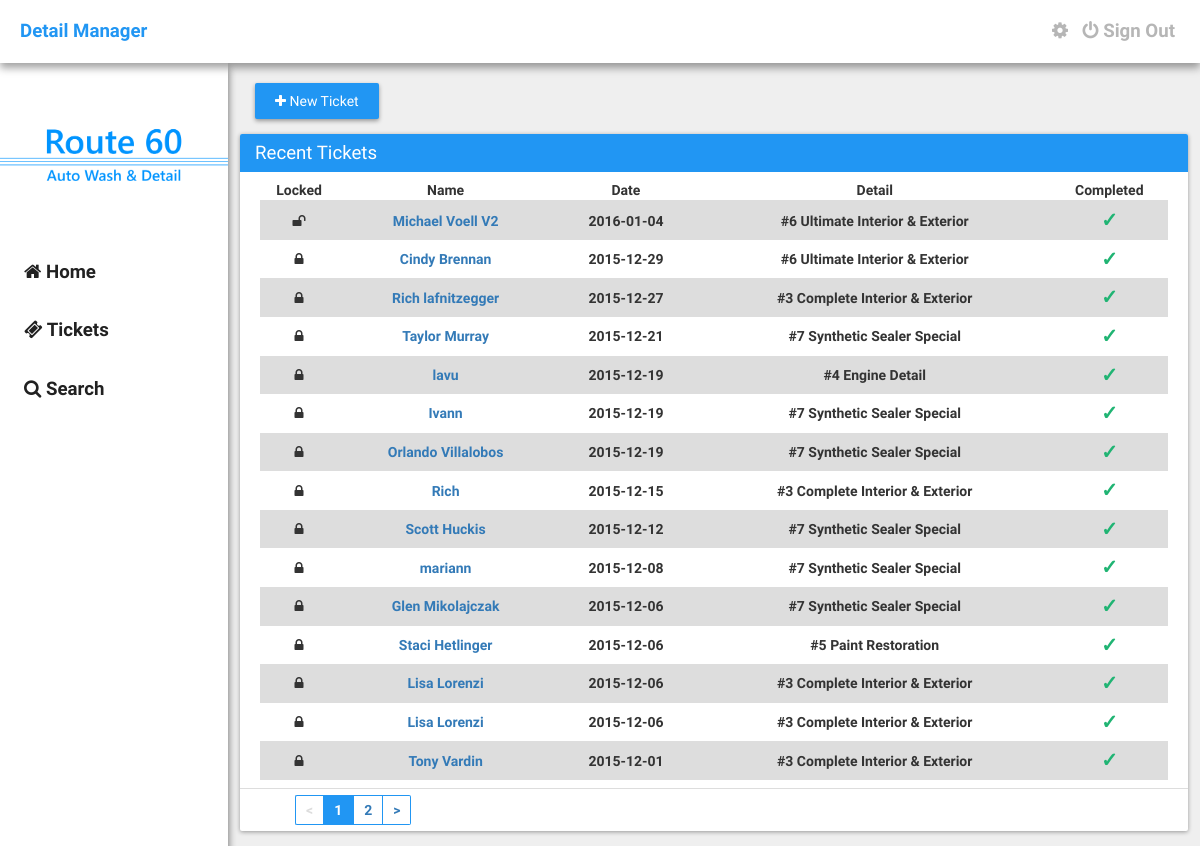
The page /tickets.php (signed in) on the database as committed earlier.
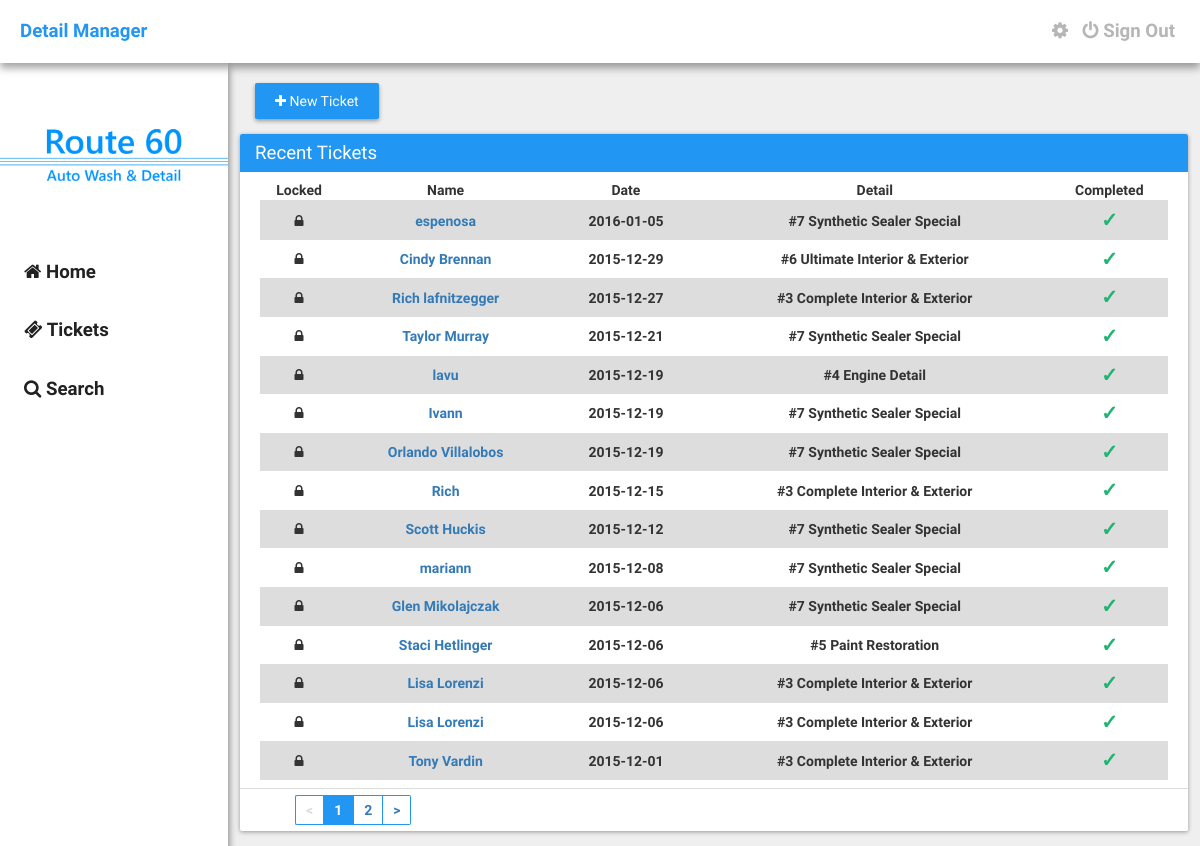
The same page on the database as committed later.
### tables this page shows
CREATE TABLE `detail_tickets` (
  `id` int(11) NOT NULL,
  `locked` int(11) NOT NULL DEFAULT '0',
  `first_name` text NOT NULL,
  `last_name` text NOT NULL,
  `phone_number` varchar(32) NOT NULL,
  `date` date NOT NULL,
  `vehicle_make` text NOT NULL,
  `vehicle_model` text NOT NULL,
  `vehicle_color` text NOT NULL,
  `discount` int(11) NOT NULL,
  `services` varchar(32) NOT NULL,
  `pre_paid_done` varchar(32) NOT NULL,
  `user_id` varchar(32) NOT NULL,
  `ticket_id` varchar(32) NOT NULL,
  `notes` text NOT NULL,
  `ticket_creator` text NOT NULL,
  `engine` varchar(2) NOT NULL DEFAULT '0',
  `wax` varchar(2) NOT NULL DEFAULT '0',
  `mat` varchar(2) NOT NULL DEFAULT '0'
);

### assets/core/init.php (called while the page is built, shortened)
<?php
	$site = "http://".$_SERVER['SERVER_NAME']."";
	require("functions/users.php");
	if(logged_in() === true) {
		$session_user_id = $_SESSION['user_id'];
		$user_data = user_data($session_user_id, 'user_id', 'username', 'password', 'email', 'avatar', 'description', 'power_rank', 'active', 'type', 'dob');
	}

### assets/core/functions/users.php (called while the page is built, shortened)
<?php
	function user_data($user_id) {
		$user_id = (int)$user_id;
		$func_num_args = func_num_args();
		$func_get_args = func_get_args();
		if($func_num_args > 1) {
			unset($func_get_args[0]);
			$fields = '`'.implode('`, `', $func_get_args).'`';
			$data = mysql_fetch_assoc(mysql_query("SELECT $fields FROM `detail_users` WHERE `user_id`='$user_id'"));
			return $data;
		}
	}
	function logged_in() {
		return (isset($_SESSION['user_id'])) ? true : false;
	}
?>

### tickets.php (the view, shortened to what this page needs)
<?php require("./assets/core/init.php"); require("./include/navbar.php"); ?>
<?php
        $tbl_name = "detail_tickets";
        $adjacents = 2;
        $query = "SELECT COUNT(*) as num FROM $tbl_name";
        $total_pages = mysql_fetch_array(mysql_query($query));
        $total_pages = $total_pages[0];
        $targetpage = "tickets";
        $limit = 15;
        $page = $_GET['page'];
        if($page)
            $start = ($page - 1) * $limit;
        else
            $start = 0;
        $sql = "SELECT * FROM $tbl_name ORDER BY id DESC LIMIT $start, $limit";
        $result2 = mysql_query($sql);
        if ($page == 0) $page = 1;
        $prev = $page - 1;
        $next = $page + 1;
        $lastpage = ceil($total_pages/$limit);
        $pagination = "";
        if($lastpage > 1)
        {
            $pagination .= "<ul class='pagination' style='margin: 0px;'>";
            if ($page > 1)
                $pagination.= "<li class='left'><a href='$targetpage?page=$prev'><</a></li>";
            else
                $pagination.= "<li class='disabledpage left'><a href='#'><</a></li>";
            if ($lastpage < 7 + ($adjacents * 2))
            {
                for ($counter = 1; $counter <= $lastpage; $counter++)
                {
                    if ($counter == $page)
                        $pagination.= "<li class='active'><a href='#'>$counter</a></li>";
                    else
                        $pagination.= "<li class='waves-effect'><a href='$targetpage?page=$counter'>$counter</a></li>";
                }
            }
            if ($page < $counter - 1)
                $pagination.= "<li class='right'><a href='$targetpage?page=$next'>></a></li>";
            else
                $pagination.= "<li class='disabledpage right'><a href='#'>></a></li>";
            $pagination.= "</ul>\n";
        }
    ?>
	<div class="container">
		<a href="<?php echo $site; ?>/new"><div class="button-raised" style="width: auto;"><i class="fa fa-plus"></i> New Ticket</div></a>
		<div class="row">
			<div class="col-md-45">
				<div class="card">
					<div class="card-title">Recent Tickets</div>
					<div class="card-content">
						<table class="table" padding="10" style="text-align: center;">
							<thead>
								<tr>
                                    <th>Locked</th>
									<th>Name</th>
									<th>Date</th>
									<th>Detail</th>
									<th>Completed</th>
								</tr>
							</thead>
							<tbody>
								<?php
								while($row = mysql_fetch_array($result2)) {
									$services = $row['services'];
									$options = $row['pre_paid_done'];
									if($services == 'wax'){
			                            $servicetitle = "Meguiar's Wax";
			                        }elseif($services == 1) {
			                            $servicetitle = "#1 Interior Only Detail";
			                        }
			                        elseif($services == 2) {
			                            $servicetitle = "#2 Exterior Only Detail";
			                        }
			                        elseif($services == 3) {
			                            $servicetitle = "#3 Complete Interior & Exterior";
			                        }
			                        elseif($services == 4) {
			                            $servicetitle = "#4 Engine Detail";
			                        }
			                        elseif($services == 5) {
			                            $servicetitle = "#5 Paint Restoration";
			                        }
			                        elseif($services == 6) {
			                            $servicetitle = "#6 Ultimate Interior & Exterior";
			                        }
			                        elseif($services == 7) {
                                        $servicetitle = "#7 Synthetic Sealer Special";
                                    }
                                    elseif($services == "hw") {
                                        $servicetitle = "Hand Wash - Car";
                                    }
                                    elseif($services == "hwfs") {
                                        $servicetitle = "Hand Wash - Car w/ Full Service";
                                    }
                                    elseif($services == "hwsuv") {
                                        $servicetitle = "Hand Wash - SUV";
                                    }
                                    elseif($services == "hwsuvfs") {
                                        $servicetitle = "Hand Wash - SUV w/ Full Service";
                                    }
			                        if($options == 'Prepaid') {
			                            $option = "<center><h6 style='color: #E14747; margin: 0px; font-size: 20px;'>X</h6></center>";
			                        }elseif($options == 'Paid/Completed') {
			                            $option = "<center><h6 style='color: #20B473; margin: 0px; font-size: 20px;'>&check;</h6></center>";
			                        }elseif($options == 'Appointment') {
                                        $option = "<center><h6 style='color: #FFC017; margin: 0px; font-size: 20px;'><i class='fa fa-clock-o'></i></h6></center>";
                                    }
                                    if($row['locked'] == 0) {
                                        $locking = "<i class='fa fa-unlock'></i>";
                                    }elseif($row['locked'] == 1) {
                                        $locking = "<i class='fa fa-lock'></i>";
                                    }
			                        echo '<tr>';
                                    echo '<td>'.$locking.'</td>';
			                        echo '<td><a href="'.$site.'/ticket?id='.$row['ticket_id'].'">'.$row['first_name'].' '.$row['last_name'].'</a></td>';
			                        echo '<td>'.$row['date'].'</td>';
			                        echo '<td>'.$servicetitle.'</td>';
			                        echo '<td>'.$option.'</td>';
			                        echo '</tr>';
								}
							?>
							</tbody>
						</table>
					</div>
					<div class="card-footer">
						<?=$pagination?>
					</div>
				</div>
			</div>
		</div>
	</div>
<?php require("./include/footer.php"); ?>

### include/navbar.php (shortened to what this page needs)
<!DOCTYPE html>
<html>
<head>
	<link rel="stylesheet" type="text/css" href="<?php echo $site; ?>/assets/css/bootstrap.min.css">
	<link rel="stylesheet" type="text/css" href="<?php echo $site; ?>/assets/css/main.css" />
	<link rel="stylesheet" href="https://maxcdn.bootstrapcdn.com/font-awesome/4.4.0/css/font-awesome.min.css">
</head>
<body>
	<div class="nav">
		<a href="<?php echo $site; ?>" class="brand">Detail Manager</a>
		<div class="right">
			<?php
				if(logged_in() === true) {
					if($user_data['username'] == "route60admin") {
						echo '<a href="'.$site.'/settings" class="navigation"><i class="fa fa-cog"></i></a>';
					}else{
						echo '';
					}
				}else{
					echo '';
				}
			?>
			<?php
				if(logged_in() === true) {
					echo '<a href="/signout" class="navigation"><i class="fa fa-power-off"></i> Sign Out</a>';
				}else{
					echo '<a href="/signin" class="navigation"><i class="fa fa-power-off"></i> Sign In</a>';
				}
			?>
		</div>
	</div>
	<div class="left-nav">
		<div class="header">
		</div>
		<div class="links">
			<a href="<?php echo $site; ?>"><i class="fa fa-home"></i> Home</a>
			<a href="<?php echo $site; ?>/tickets?page=1"><i class="fa fa-ticket"></i> Tickets</a>
			<a href="<?php echo $site; ?>/search"><i class="fa fa-search"></i> Search</a>
		</div>
	</div>

### include/footer.php
</body>
</html>

### assets/css/main.css (style rules this page uses)
body { margin: 0px; padding: 0px; height: 100%; font-weight: bold; min-height: 100%; background: #EFEFEF; font-family: "RobotoDraft", Arial, sans-serif, Helvetica; }
.left { float: left; }
.right { float: right; }
.nav { width: 100%; z-index: 9999; font-size: 14pt; padding: 18px 20px; position: relative; background: #FFFFFF; box-sizing: border-box; -moz-box-sizing: border-box; -webkit-box-sizing: border-box; box-shadow: 0 5px 8px rgba(0, 0, 0, 0.37); }
.nav > .brand { color: #2196F3; font-weight: bold; text-decoration: none; transition: all 0.18s ease; }
.nav > .right > a { color: #B6B6B6; margin-left: 5px; margin-right: 5px; transition: all 0.18s ease; }
.left-nav { width: 19%; height: 100%; z-index: 9998; position: fixed; background: #FFFFFF; box-shadow: 0 5px 8px rgba(0, 0, 0, 0.58); }
.left-nav > .header { width: 100%; height: 150px; background: url(../imgs/BackgroundV2.png); background-size: cover; }
.left-nav > .links { width: 100%; margin-top: 30px; }
.left-nav > .links > a { width: 100%; color: #212121; display: block; font-size: 14pt; padding: 16px 24px; text-decoration: none; box-sizing: border-box; transition: all 0.18s ease; -moz-box-sizing: border-box; -webkit-box-sizing: border-box; }
.container { width: 79%; float: right; margin-top: 20px; margin-left: 20px; margin-right: 12px; }
.card { width: 100%; margin-top: 15px; border-radius: 2px; margin-bottom: 15px; background: #FFFFFF; box-shadow: 0 1px 4px rgba(0, 0, 0, 0.37); }
.card > .card-title { color: #FFFFFF; font-size: 14pt; font-weight: 300; padding: 6px 15px; background: #2196F3; border-top-left-radius: 2px; border-top-right-radius: 2px; }
.card > .card-content { padding: 8px 20px; }
.card > .card-footer { padding: 6px 15px; border-top: 1px solid #DDDDDD; }
.table { width: 100%; }
.table > thead > tr { padding: 1px 5px; border-bottom: 1px solid #DDDDDD; }
.table > tbody > tr:nth-child(odd) { background: #DDDDDD; }
td { padding: 5px; }
.button-raised { width: 100%; border: none; color: #FFFFFF; font-weight: 500; padding: 8px 20px; text-align: center; border-radius: 2px; background: #2196F3; display: inline-block; transition: all 0.3s ease; box-shadow: 0 2px 4px rgba(0, 0, 0, 0.37); }
.pagination { list-style: none; }
.pagination > li { float: left; color: #2196F3; padding: 4px 10px; display: inline-block; border: 1px solid #2196F3; }
.pagination .active { color: #FFF; background: #2196F3; }
.pagination .active > a { color: #FFFFFF; }
.pagination .disabledpage { float: left; color: #DDDDDD; background: #FFFFFF; pointer-events: none; }
.pagination .disabledpage > a { color: #DDDDDD; background: #FFFFFF; }
.pagination .left { border-right: 0px; border-top-left-radius: 2px; border-bottom-left-radius: 2px; }
.pagination .right { border-left: 0px; border-top-right-radius: 2px; border-bottom-right-radius: 2px; }

Rows that differ between the two databases and show on the page:
removed detail_tickets: locked 0 (drawn), first_name "Michael", last_name "Voell V2", date "2016-01-04", services "#6 Ultimate Interior & Exterior"
added detail_tickets: locked 1 (drawn), first_name "espenosa", date "2016-01-05", services "#7 Synthetic Sealer Special"
